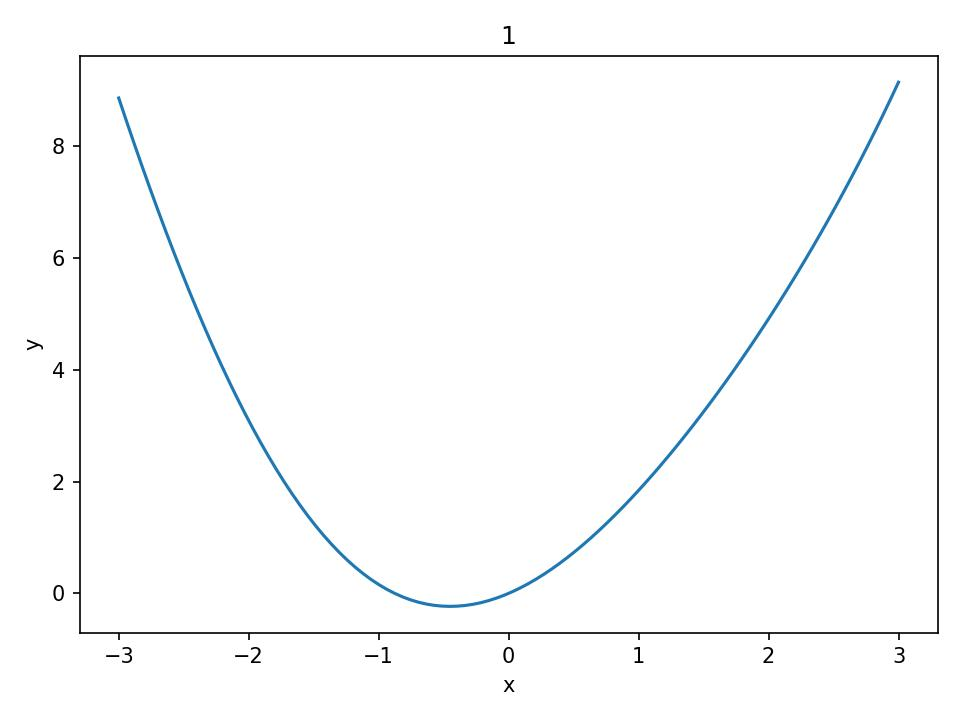
#> input picture charts/charts_examples/1.JPG, 960 x 720 px
$ python -i image_processor.py   (imports and definitions only)
#> lines starting #> are read from the running program, lines starting #| are printed output that depends on the picture; after the words box and inside, x2 and y2 are one past the last pixel; in counts of white or black regions, pixels touching at a corner belong together
#> further down, picture is the input picture: shape (720, 960, 3); mean B, G, R 252.1, 251.9, 251.3
import cv2
import numpy as np
from typing import Dict, Optional, Tuple, List
import logging

class ImageProcessor:
    """Klasa odpowiedzialna za przetwarzanie obrazu do wykrywania linii."""

    def __init__(self):
        """Inicjalizuje procesor obrazu z parametrami."""
        self.params = {
            'canny_threshold1': 10,
            'canny_threshold2': 50,
            'hough_threshold': 10,
            'min_line_gap': 3,
            'min_line_length': 3,
            'max_line_length': 3000,
            'angle_threshold': 75
        }
        self.debug_images = {}

    def preprocess_for_lines(self, image: np.ndarray, blocks=None) -> Tuple[np.ndarray, Dict[str, np.ndarray]]:
        """
        Przetwarza obraz do wykrywania linii.

        Args:
            image: Oryginalny obraz do przetworzenia
            blocks: Opcjonalna lista bloków, gdzie znaki nie powinny być wykrywane

        Returns:
            Tuple zawierające przetworzony obraz i słownik obrazów debugowania
        """
        debug_images = {}

        # 1. Konwersja do skali szarości
        gray = cv2.cvtColor(image, cv2.COLOR_BGR2GRAY)
        debug_images['gray'] = gray.copy()

        # 1.5 Maskowanie znaków z klawiatury
        masked_chars, char_mask = self._mask_keyboard_characters(gray, blocks)
        debug_images['masked_chars'] = masked_chars.copy()

        # Obszary wykryte jako znaki nie powinny być brane pod uwagę przy wykrywaniu linii
        # Tworzymy tymczasową kopię obrazu bez znaków
        no_chars_image = gray.copy()
        # Zastępujemy obszary znaków średnią wartością tła (aby nie wprowadzać nowych krawędzi)
        background_mean = np.mean(gray[char_mask == 0])
        no_chars_image[char_mask > 0] = background_mean

        # 2. Zastosuj filtr Gaussa, aby wygładzić szum, ale zachować krawędzie
        blurred = cv2.GaussianBlur(no_chars_image, (3, 3), 0)
        debug_images['blurred'] = blurred.copy()

        # 3. Binaryzacja adaptacyjna z mniejszym blokiem i mniejszą stałą
        binary = cv2.adaptiveThreshold(
            blurred,
            255,
            cv2.ADAPTIVE_THRESH_GAUSSIAN_C,
            cv2.THRESH_BINARY_INV,
            blockSize=21,
            C=8  # Zmniejszona stała, aby wydobyć więcej szczegółów
        )
        # Upewnij się, że obszary znaków są całkowicie czarne (0) w obrazie binarnym
        binary[char_mask > 0] = 0
        debug_images['binary'] = binary.copy()

        # 4. Usuwanie szumu - używam mniejszego kernela, aby zachować cienkie linie
        kernel_small = np.ones((1, 1), np.uint8)
        denoised = cv2.morphologyEx(binary, cv2.MORPH_OPEN, kernel_small, iterations=1)
        denoised = cv2.morphologyEx(denoised, cv2.MORPH_CLOSE, kernel_small, iterations=1)
        # Ponownie upewnij się, że obszary znaków są wykluczone
        denoised[char_mask > 0] = 0
        debug_images['denoised'] = denoised.copy()

        # 5. Wykrywanie krawędzi z niższymi progami
        edges = cv2.Canny(denoised, 20, 80)  # Niższe progi dla wykrywania cienkich linii
        # Wyklucz obszary znaków z wykrytych krawędzi
        edges[char_mask > 0] = 0
        debug_images['edges'] = edges.copy()

        # 6. Dylatacja - używam mniejszego kernela dla cienkich linii
        kernel = np.ones((2, 2), np.uint8)
        dilated = cv2.dilate(edges, kernel, iterations=1)
        # Wyklucz obszary znaków z dylatowanych krawędzi
        dilated[char_mask > 0] = 0
        debug_images['dilated'] = dilated.copy()

        # 7. Łączenie komponentów
        kernel_connect = np.ones((2, 2), np.uint8)
        connected = cv2.morphologyEx(dilated, cv2.MORPH_CLOSE, kernel_connect, iterations=2)
        # Wyklucz obszary znaków z połączonych komponentów
        connected[char_mask > 0] = 0
        debug_images['connected'] = connected.copy()

        # 8. Dodatkowe wypełnianie dziur w liniach
        filled = connected.copy()
        filled = cv2.morphologyEx(filled, cv2.MORPH_CLOSE, kernel_connect, iterations=1)
        # Ostateczne wykluczenie obszarów znaków
        filled[char_mask > 0] = 0
        debug_images['filled'] = filled.copy()

        return filled, debug_images

    # [24 lines left out: function _filter_and_connect_lines, not called in this run]

    def _mask_keyboard_characters(self, gray_image: np.ndarray, blocks: List[Dict] = None) -> Tuple[np.ndarray, np.ndarray]:
        """
        Wykrywa znaki z klawiatury (litery, cyfry i inne znaki) i maskuje je za pomocą małych, nieregularnych kwadratów.
        Wykorzystuje algorytm MSER do wykrywania tekstu.
        Ignoruje obszary bloków, aby nie wykrywać ani nie maskować znaków w ich obrębie.

        Args:
            gray_image: Obraz w skali szarości
            blocks: Lista bloków, gdzie każdy blok to słownik z kluczem 'coords' (współrzędne [x1, y1, x2, y2])

        Returns:
            Tuple zawierające:
                - Przetworzony obraz z zamaskowanymi znakami
                - Maska wykrytych znaków
        """
        # Kopia obrazu wejściowego
        result = gray_image.copy()

        # Przygotowanie maski obszarów, gdzie NIE będziemy szukać znaków (bloki)
        block_mask = np.zeros_like(gray_image)

        # Jeśli przekazano bloki, zaznacz ich obszary na masce
        if blocks:
            for block in blocks:
                coords = block['coords']
                x1, y1, x2, y2 = int(coords[0]), int(coords[1]), int(coords[2]), int(coords[3])
                # Dodaj margines do obszaru bloku
                margin = 3
                x1_safe = max(0, x1 - margin)
                y1_safe = max(0, y1 - margin)
                x2_safe = min(gray_image.shape[1] - 1, x2 + margin)
                y2_safe = min(gray_image.shape[0] - 1, y2 + margin)
                # Zaznacz obszar bloku na masce
                cv2.rectangle(block_mask, (x1_safe, y1_safe), (x2_safe, y2_safe), 255, -1)

        # Przygotowanie maski na wykryte znaki
        char_mask = np.zeros_like(gray_image)

        # 1. Wstępne przetwarzanie - wygładzenie obrazu dla lepszego wykrywania tekstu
        # Redukcja szumu i zwiększenie kontrastu
        blur = cv2.GaussianBlur(gray_image, (3, 3), 0)

        # 2. Użyj algorytmu MSER do wykrycia regionów tekstu
        # MSER dobrze wykrywa jednolite regiony o stałym kolorze, takie jak tekst
        mser = cv2.MSER_create(
            delta=5,                # Wartość delta dla algorytmu MSER (mniejsza wartość = więcej regionów)
            min_area=10,            # Minimalna powierzchnia regionu
            max_area=5000,          # Maksymalna powierzchnia regionu
            max_variation=0.5,      # Maksymalna wariacja między regionami
            min_diversity=0.3,      # Minimalna różnorodność między regionami
            max_evolution=200,      # Maksymalna liczba kroków ewolucji
            area_threshold=1.01,    # Próg powierzchni dla regionów
            min_margin=0.003,       # Minimalny margines dla regionów
            edge_blur_size=5        # Rozmiar rozmycia krawędzi
        )

        # Wykrywanie regionów zarówno na obrazie oryginalnym jak i jego inwersji
        # Pomaga wykryć zarówno jasny tekst na ciemnym tle jak i ciemny tekst na jasnym tle
        regions, _ = mser.detectRegions(blur)
#> regions = 344 items
        inverted = 255 - blur
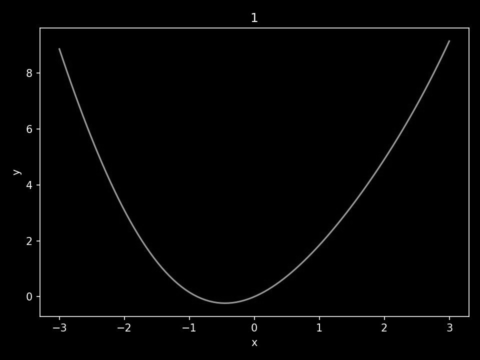
#> inverted: shape (720, 960) (shown at 1/2 size); min 0, max 245, mean 3.3
        regions_inv, _ = mser.detectRegions(inverted)
#> regions_inv = 344 items

        # Połącz regiony z obu detekcji
        all_regions = regions + regions_inv
#> all_regions = 688 items

        # 3. Filtracja i grupowanie wykrytych regionów
        text_regions = []

        for region in all_regions:
            # Przekształć region na punkty (x,y)
            hull = cv2.convexHull(region.reshape(-1, 1, 2))
            x, y, w, h = cv2.boundingRect(hull)

            # Sprawdź czy region nie zachodzi na obszar bloku
            # Stwórz maskę regionu
            region_mask = np.zeros_like(gray_image)
            cv2.drawContours(region_mask, [hull], 0, 255, -1)

            # Sprawdź nakładanie z blokami - jeśli jakikolwiek piksel regionu nachodzi na blok, pomiń region
            if blocks and np.any(np.logical_and(region_mask > 0, block_mask > 0)):
                continue

            # Filtruj regiony według proporcji i rozmiaru typowych dla tekstu
            aspect_ratio = w / float(h) if h > 0 else 0
            area = w * h

            # Typowe wartości dla znaków tekstowych
            min_area = 10
            max_area = 3000
            min_aspect = 0.1  # Dla znaków jak 'i' lub '!'
            max_aspect = 4.0  # Dla znaków jak '—' lub '='

            # Filtruj według tych kryteriów
            if (min_area <= area <= max_area) and (min_aspect <= aspect_ratio <= max_aspect):
                text_regions.append((x, y, w, h))
#> this loop made 688 passes
#> (x, y, w, h, aspect_ratio, area) on passes 1 to 3: (34, 343, 7, 3, 2.33, 21), (28, 340, 13, 7, 1.86, 91), (28, 340, 15, 10, 1.5, 150)
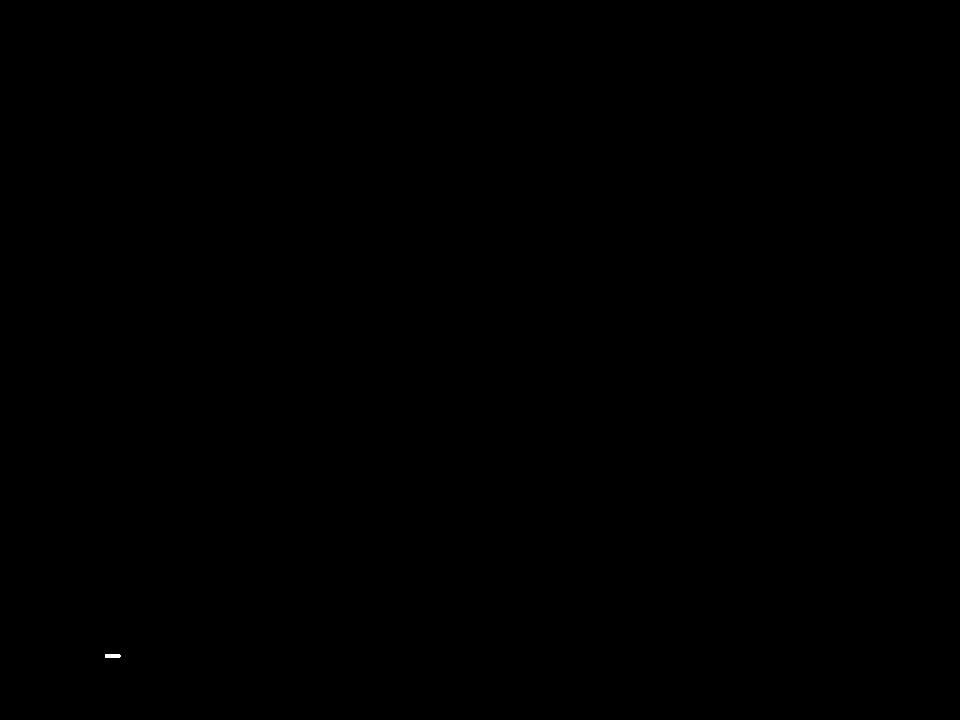
#> region_mask: shape (720, 960); 0.01% white; 1 white region, box (x1, y1, x2, y2) and area: (105, 654, 121, 658) 62

        # 4. Grupowanie bliskich regionów (np. litery w słowie)
        # Sortuj regiony od lewej do prawej
        text_regions.sort(key=lambda r: r[0])

        grouped_regions = []
        current_group = []

        for i, region in enumerate(text_regions):
            x, y, w, h = region

            if not current_group:
                current_group.append(region)
            else:
                prev_x, prev_y, prev_w, prev_h = current_group[-1]

                # Odległość pozioma i pionowa między regionami
                hdist = x - (prev_x + prev_w)
                vdist = abs((y + h/2) - (prev_y + prev_h/2))

                # Sprawdź, czy linia łącząca centra regionów nie przecina bloku
                if blocks:
                    center1 = (prev_x + prev_w//2, prev_y + prev_h//2)
                    center2 = (x + w//2, y + h//2)
                    line_mask = np.zeros_like(gray_image)
                    cv2.line(line_mask, center1, center2, 255, 1)
                    # Jeśli linia przecina blok, rozpocznij nową grupę
                    if np.any(np.logical_and(line_mask > 0, block_mask > 0)):
                        if len(current_group) > 0:
                            grouped_regions.append(current_group)
                        current_group = [region]
                        continue

                # Jeśli regiony są blisko siebie, dodaj do grupy
                if hdist <= 15 and vdist <= max(h, prev_h)/1.5:
                    current_group.append(region)
                else:
                    # Zakończ grupę i rozpocznij nową
                    if len(current_group) > 0:
                        grouped_regions.append(current_group)
                    current_group = [region]
#> this loop made 628 passes
#> region on passes 1 to 3: (26, 339, 18, 12), (26, 339, 18, 12), (26, 339, 18, 12)

        # Dodaj ostatnią grupę, jeśli istnieje
        if current_group:
            grouped_regions.append(current_group)

        # 5. Przetwarzanie zgrupowanych regionów
        for group in grouped_regions:
            # Jeśli grupa zawiera tylko jeden region, sprawdź jego proporcje
            if len(group) == 1:
                x, y, w, h = group[0]
                area = w * h
                aspect_ratio = w / float(h) if h > 0 else 0

                # Dla pojedynczych znaków stosujemy bardziej restrykcyjne kryteria
                if area < 20 or area > 1000 or aspect_ratio < 0.2 or aspect_ratio > 3.0:
                    continue

            # Znajdź prostokąt otaczający całą grupę
            min_x = min(r[0] for r in group)
            min_y = min(r[1] for r in group)
            max_x = max(r[0] + r[2] for r in group)
            max_y = max(r[1] + r[3] for r in group)

            # Dodaj margines
            margin = 2
            x1 = max(0, min_x - margin)
            y1 = max(0, min_y - margin)
            x2 = min(gray_image.shape[1] - 1, max_x + margin)
            y2 = min(gray_image.shape[0] - 1, max_y + margin)

            # Sprawdź dodatkowo kolizję z blokami
            region_rect_mask = np.zeros_like(gray_image)
            cv2.rectangle(region_rect_mask, (x1, y1), (x2, y2), 255, -1)

            # Jeśli jest kolizja z blokiem, pomiń region
            if blocks and np.any(np.logical_and(region_rect_mask > 0, block_mask > 0)):
                continue

            # Dziel region na małe kwadraciki zamiast jednego dużego prostokąta
            cell_size = 4  # Rozmiar kwadracików
            for cy in range(y1, y2, cell_size):
                for cx in range(x1, x2, cell_size):
                    # Oblicz granice kwadracika
                    cxe = min(cx + cell_size, x2)
                    cye = min(cy + cell_size, y2)

                    # Upewnij się, że kwadracik nie nachodzi na blok
                    cell_mask = np.zeros_like(gray_image)
                    cv2.rectangle(cell_mask, (cx, cy), (cxe, cye), 255, -1)

                    if blocks and np.any(np.logical_and(cell_mask > 0, block_mask > 0)):
                        continue

                    # Dodaj do maski znaków
                    cv2.rectangle(char_mask, (cx, cy), (cxe, cye), 255, -1)

                    # Zamaskuj wykryte znaki na obrazie wynikowym
                    result[cy:cye, cx:cxe] = 128
#> this loop made 100 passes
#> group on passes 23, 24, 25, 27, 28, 29, 30: [(54, 587, 2, 12), (54, 585, 10, 16), (54, 585, 10, 16)], [(54, 138, 8, 9), (54, 138, 9, 16), (54, 138, 9, 16)], [(54, 486, 8, 4), (54, 474, 9, 16), (54, 474, 9, 16)], [(54, 587, 2, 12), (54, 585, 10, 16), (54, 585, 10, 16)], [(54, 138, 8, 9), (54, 138, 9, 16), (54, 138, 9, 16)], [(54, 486, 8, 4), (54, 474, 9, 16), (54, 474, 9, 16)], [(55, 365, 5, 7)]
#> cell_mask: shape (720, 960); 0% white; 1 white region, box (x1, y1, x2, y2) and area: (903, 653, 907, 658) 20
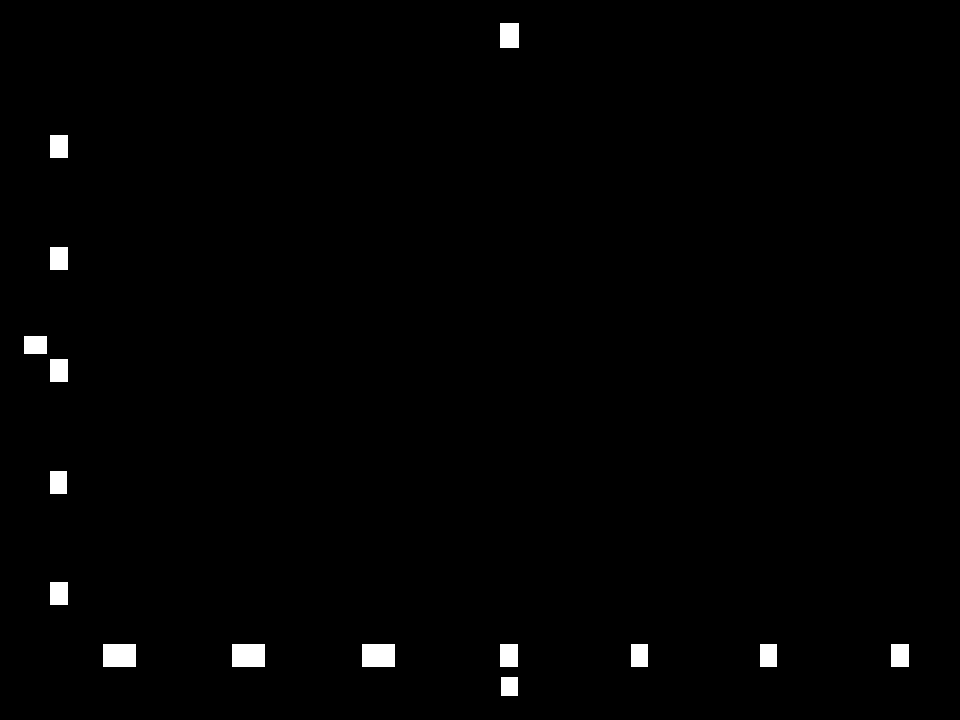
#> char_mask: shape (720, 960); 1% white; 15 white regions, largest, box (x1, y1, x2, y2) and area: (103, 644, 136, 667) 759, (232, 644, 265, 667) 759, (362, 644, 395, 667) 759
#> region_rect_mask: shape (720, 960); 0.02% white; 1 white region, box (x1, y1, x2, y2) and area: (895, 645, 907, 658) 156
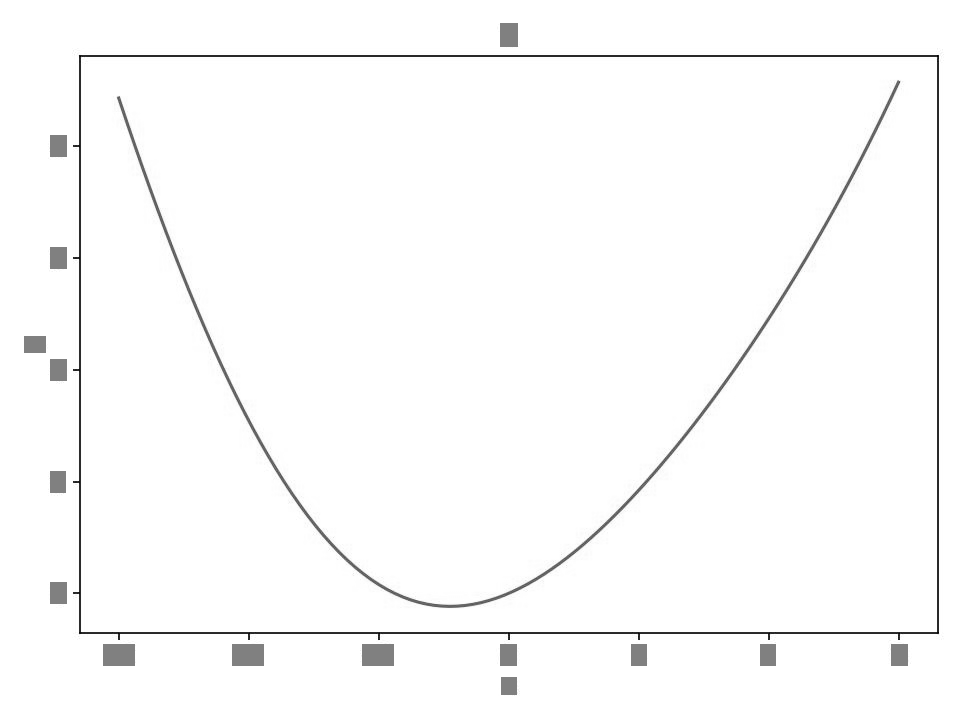
#> result: shape (720, 960); min 0, max 255, mean 250.9

        return result, char_mask

>>> import cv2
>>> picture = cv2.imread('charts/charts_examples/1.JPG')
>>> result = ImageProcessor().preprocess_for_lines(picture)
#> in preprocess_for_lines, `no_chars_image[char_mask > 0] = background_mean`:
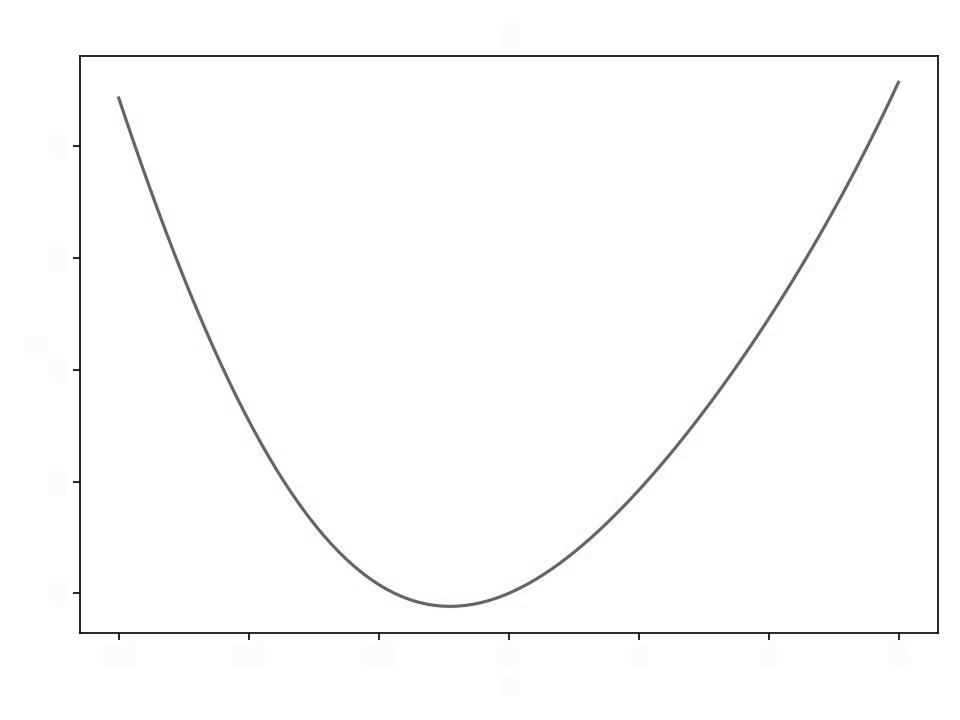
#> no_chars_image: shape (720, 960); min 0, max 255, mean 252.1
#> in preprocess_for_lines, `filled = cv2.morphologyEx(filled, cv2.MORPH_CLOSE, kernel_connect, ite..`:
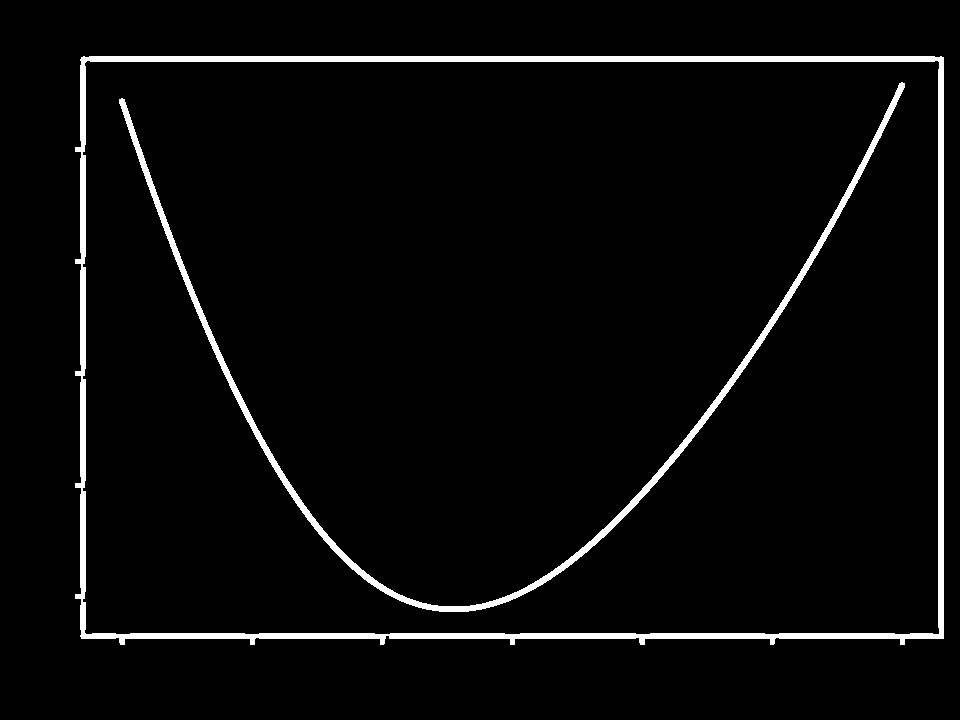
#> filled: shape (720, 960); 3.7% white; 2 white regions, box (x1, y1, x2, y2) and area: (75, 56, 944, 645) 17236, (119, 82, 905, 612) 8374
